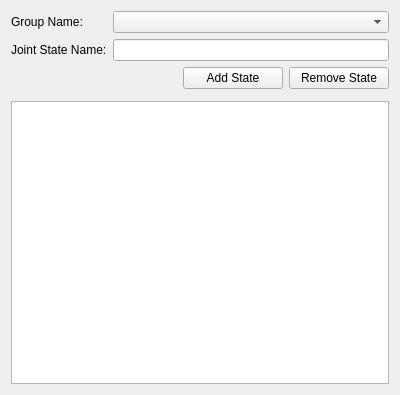
<?xml version="1.0" encoding="UTF-8"?>
<ui version="4.0">
 <class>GroupsJointStatesEditorWidget</class>
 <widget class="QWidget" name="GroupsJointStatesEditorWidget">
  <property name="geometry">
   <rect>
    <x>0</x>
    <y>0</y>
    <width>400</width>
    <height>395</height>
   </rect>
  </property>
  <property name="windowTitle">
   <string>Form</string>
  </property>
  <layout class="QVBoxLayout" name="verticalLayout_2">
   <item>
    <widget class="QFrame" name="frame">
     <property name="sizePolicy">
      <sizepolicy hsizetype="Preferred" vsizetype="Maximum">
       <horstretch>0</horstretch>
       <verstretch>0</verstretch>
      </sizepolicy>
     </property>
     <property name="frameShape">
      <enum>QFrame::NoFrame</enum>
     </property>
     <property name="frameShadow">
      <enum>QFrame::Raised</enum>
     </property>
     <layout class="QFormLayout" name="formLayout">
      <property name="leftMargin">
       <number>0</number>
      </property>
      <property name="topMargin">
       <number>0</number>
      </property>
      <property name="rightMargin">
       <number>0</number>
      </property>
      <property name="bottomMargin">
       <number>0</number>
      </property>
      <item row="0" column="0">
       <widget class="QLabel" name="groupNameLabel">
        <property name="text">
         <string>Group Name:</string>
        </property>
       </widget>
      </item>
      <item row="2" column="0">
       <widget class="QLabel" name="jointStateNameLabel">
        <property name="text">
         <string>Joint State Name:</string>
        </property>
       </widget>
      </item>
      <item row="0" column="1">
       <widget class="QComboBox" name="groupNamesComboBox"/>
      </item>
      <item row="2" column="1">
       <widget class="QLineEdit" name="jointStateNameLineEdit"/>
      </item>
     </layout>
    </widget>
   </item>
   <item>
    <widget class="QFrame" name="frame_2">
     <property name="frameShape">
      <enum>QFrame::NoFrame</enum>
     </property>
     <property name="frameShadow">
      <enum>QFrame::Raised</enum>
     </property>
     <layout class="QHBoxLayout" name="horizontalLayout">
      <property name="leftMargin">
       <number>0</number>
      </property>
      <property name="topMargin">
       <number>0</number>
      </property>
      <property name="rightMargin">
       <number>0</number>
      </property>
      <property name="bottomMargin">
       <number>0</number>
      </property>
      <item>
       <spacer name="horizontalSpacer">
        <property name="orientation">
         <enum>Qt::Horizontal</enum>
        </property>
        <property name="sizeHint" stdset="0">
         <size>
          <width>40</width>
          <height>20</height>
         </size>
        </property>
       </spacer>
      </item>
      <item>
       <widget class="QPushButton" name="addPushButton">
        <property name="minimumSize">
         <size>
          <width>100</width>
          <height>0</height>
         </size>
        </property>
        <property name="text">
         <string>Add State</string>
        </property>
       </widget>
      </item>
      <item>
       <widget class="QPushButton" name="removePushButton">
        <property name="minimumSize">
         <size>
          <width>100</width>
          <height>0</height>
         </size>
        </property>
        <property name="text">
         <string>Remove State</string>
        </property>
       </widget>
      </item>
     </layout>
    </widget>
   </item>
   <item>
    <widget class="tesseract_gui::JointStateSliderWidget" name="jointSliderWidget" native="true"/>
   </item>
   <item>
    <widget class="QTreeView" name="treeView"/>
   </item>
  </layout>
 </widget>
 <customwidgets>
  <customwidget>
   <class>tesseract_gui::JointStateSliderWidget</class>
   <extends>QWidget</extends>
   <header>tesseract_gui/joint_state_slider/joint_state_slider_widget.h</header>
   <container>1</container>
  </customwidget>
 </customwidgets>
 <resources/>
 <connections/>
</ui>
